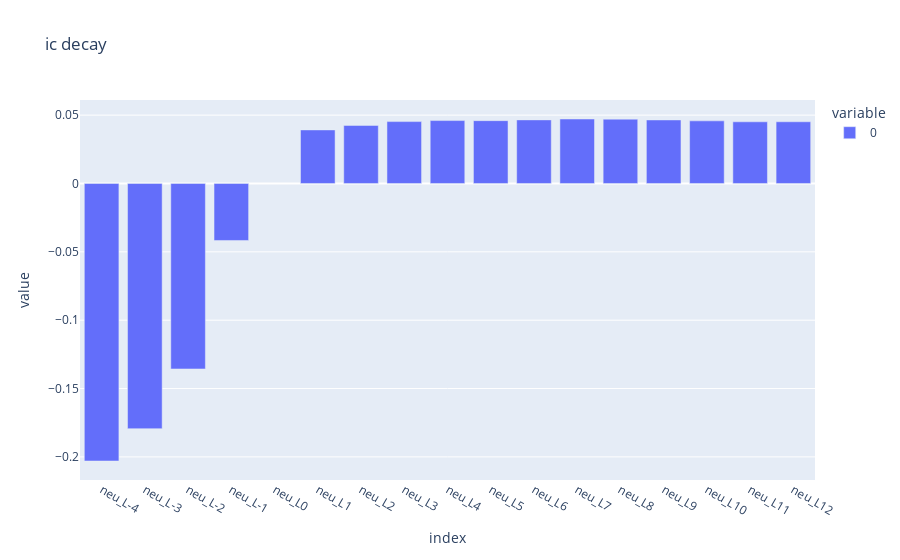
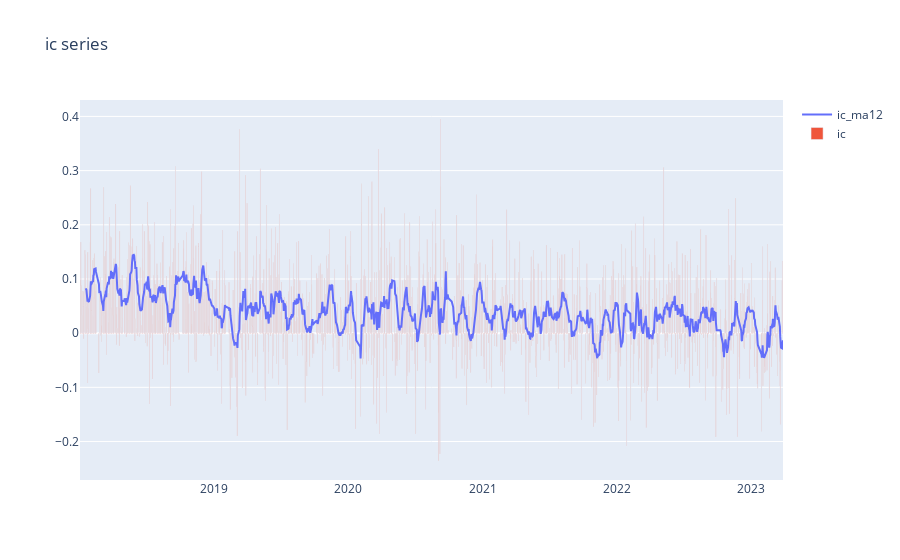
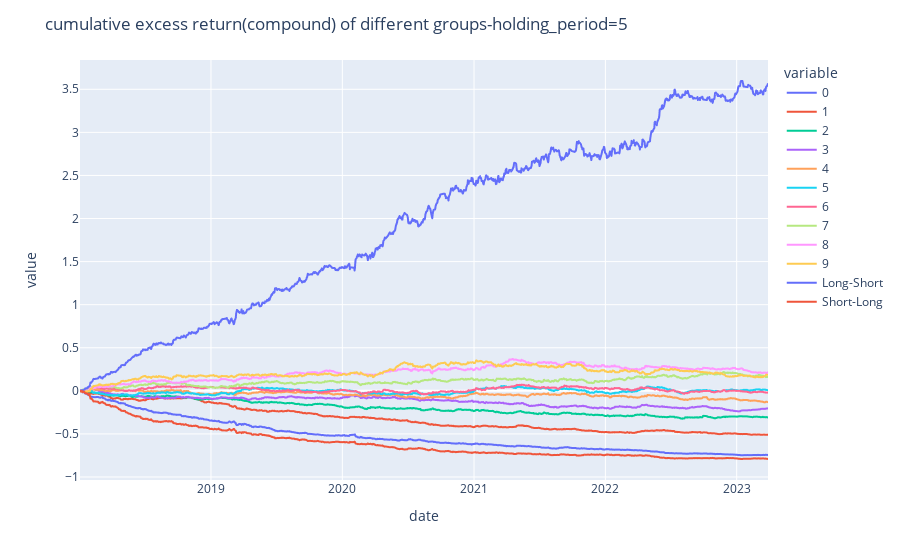
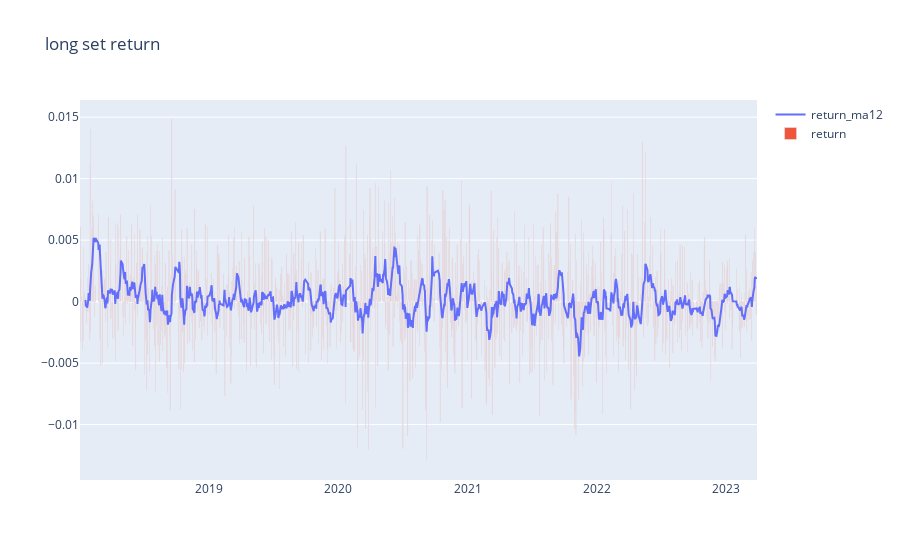

Here is the notebook cell these charts were saved with, in order:
### Code cell
report = fe.get_factor_detail_report(factor='neu',holding_period=5,groups=10,cost=0.0015,base='avg',universe=index_cons['zz500'],total=True,add_shift=1,excess_return=True)
summary_plot(report)

### Figure 1 — Plotly figure (JSON) as saved in the notebook; plotly's stock layout.template omitted (floating-point values rounded to 4 significant figures)
{"data": [{"alignmentgroup": "True", "hovertemplate": "variable=0<br>index=%{x}<br>value=%{y}<extra></extra>", "legendgroup": "0", "marker": {"color": "#636efa", "pattern": {"shape": ""}}, "name": "0", "offsetgroup": "0", "orientation": "v", "showlegend": true, "textposition": "auto", "type": "bar", "x": ["neu_L-4", "neu_L-3", "neu_L-2", "neu_L-1", "neu_L0", "neu_L1", "neu_L2", "neu_L3", "neu_L4", "neu_L5", "neu_L6", "neu_L7", "neu_L8", "neu_L9", "neu_L10", "neu_L11", "neu_L12"], "xaxis": "x", "y": [-0.203, -0.1793, -0.1357, -0.04169, null, 0.03918, 0.04247, 0.04526, 0.04602, 0.04596, 0.04653, 0.04717, 0.04706, 0.04647, 0.04581, 0.04512, 0.04514], "yaxis": "y"}], "layout": {"barmode": "relative", "legend": {"title": {"text": "variable"}, "tracegroupgap": 0}, "title": {"text": "ic decay"}, "xaxis": {"anchor": "y", "domain": [0, 1], "title": {"text": "index"}}, "yaxis": {"anchor": "x", "domain": [0, 1], "title": {"text": "value"}}}}

### Figure 2 — Plotly figure (JSON) as saved in the notebook; plotly's stock layout.template omitted (floating-point values rounded to 4 significant figures; data arrays with more than 128 entries replaced by an {"elided": "..."} marker saying what was removed)
{"data": [{"name": "ic_ma12", "type": "scatter", "x": {"elided": "1272 str values"}, "y": {"elided": "1272 float values"}}, {"name": "ic", "type": "bar", "x": {"elided": "1272 str values"}, "y": {"elided": "1272 float values"}}], "layout": {"title": {"text": "ic series"}, "xaxis": {"anchor": "y", "domain": [0, 1]}, "yaxis": {"anchor": "x", "domain": [0, 1]}}}

### Figure 3 — Plotly figure (JSON) as saved in the notebook; plotly's stock layout.template omitted (floating-point values rounded to 4 significant figures; data arrays with more than 128 entries replaced by an {"elided": "..."} marker saying what was removed)
{"data": [{"hovertemplate": "variable=0<br>date=%{x}<br>value=%{y}<extra></extra>", "legendgroup": "0", "line": {"color": "#636efa", "dash": "solid"}, "marker": {"symbol": "circle"}, "mode": "lines", "name": "0", "showlegend": true, "type": "scattergl", "x": {"elided": "1272 str values"}, "xaxis": "x", "y": {"elided": "1272 float values"}, "yaxis": "y"}, {"hovertemplate": "variable=1<br>date=%{x}<br>value=%{y}<extra></extra>", "legendgroup": "1", "line": {"color": "#EF553B", "dash": "solid"}, "marker": {"symbol": "circle"}, "mode": "lines", "name": "1", "showlegend": true, "type": "scattergl", "x": {"elided": "1272 str values"}, "xaxis": "x", "y": {"elided": "1272 float values"}, "yaxis": "y"}, {"hovertemplate": "variable=2<br>date=%{x}<br>value=%{y}<extra></extra>", "legendgroup": "2", "line": {"color": "#00cc96", "dash": "solid"}, "marker": {"symbol": "circle"}, "mode": "lines", "name": "2", "showlegend": true, "type": "scattergl", "x": {"elided": "1272 str values"}, "xaxis": "x", "y": {"elided": "1272 float values"}, "yaxis": "y"}, {"hovertemplate": "variable=3<br>date=%{x}<br>value=%{y}<extra></extra>", "legendgroup": "3", "line": {"color": "#ab63fa", "dash": "solid"}, "marker": {"symbol": "circle"}, "mode": "lines", "name": "3", "showlegend": true, "type": "scattergl", "x": {"elided": "1272 str values"}, "xaxis": "x", "y": {"elided": "1272 float values"}, "yaxis": "y"}, {"hovertemplate": "variable=4<br>date=%{x}<br>value=%{y}<extra></extra>", "legendgroup": "4", "line": {"color": "#FFA15A", "dash": "solid"}, "marker": {"symbol": "circle"}, "mode": "lines", "name": "4", "showlegend": true, "type": "scattergl", "x": {"elided": "1272 str values"}, "xaxis": "x", "y": {"elided": "1272 float values"}, "yaxis": "y"}, {"hovertemplate": "variable=5<br>date=%{x}<br>value=%{y}<extra></extra>", "legendgroup": "5", "line": {"color": "#19d3f3", "dash": "solid"}, "marker": {"symbol": "circle"}, "mode": "lines", "name": "5", "showlegend": true, "type": "scattergl", "x": {"elided": "1272 str values"}, "xaxis": "x", "y": {"elided": "1272 float values"}, "yaxis": "y"}, {"hovertemplate": "variable=6<br>date=%{x}<br>value=%{y}<extra></extra>", "legendgroup": "6", "line": {"color": "#FF6692", "dash": "solid"}, "marker": {"symbol": "circle"}, "mode": "lines", "name": "6", "showlegend": true, "type": "scattergl", "x": {"elided": "1272 str values"}, "xaxis": "x", "y": {"elided": "1272 float values"}, "yaxis": "y"}, {"hovertemplate": "variable=7<br>date=%{x}<br>value=%{y}<extra></extra>", "legendgroup": "7", "line": {"color": "#B6E880", "dash": "solid"}, "marker": {"symbol": "circle"}, "mode": "lines", "name": "7", "showlegend": true, "type": "scattergl", "x": {"elided": "1272 str values"}, "xaxis": "x", "y": {"elided": "1272 float values"}, "yaxis": "y"}, {"hovertemplate": "variable=8<br>date=%{x}<br>value=%{y}<extra></extra>", "legendgroup": "8", "line": {"color": "#FF97FF", "dash": "solid"}, "marker": {"symbol": "circle"}, "mode": "lines", "name": "8", "showlegend": true, "type": "scattergl", "x": {"elided": "1272 str values"}, "xaxis": "x", "y": {"elided": "1272 float values"}, "yaxis": "y"}, {"hovertemplate": "variable=9<br>date=%{x}<br>value=%{y}<extra></extra>", "legendgroup": "9", "line": {"color": "#FECB52", "dash": "solid"}, "marker": {"symbol": "circle"}, "mode": "lines", "name": "9", "showlegend": true, "type": "scattergl", "x": {"elided": "1272 str values"}, "xaxis": "x", "y": {"elided": "1272 float values"}, "yaxis": "y"}, {"hovertemplate": "variable=Long-Short<br>date=%{x}<br>value=%{y}<extra></extra>", "legendgroup": "Long-Short", "line": {"color": "#636efa", "dash": "solid"}, "marker": {"symbol": "circle"}, "mode": "lines", "name": "Long-Short", "showlegend": true, "type": "scattergl", "x": {"elided": "1272 str values"}, "xaxis": "x", "y": {"elided": "1272 float values"}, "yaxis": "y"}, {"hovertemplate": "variable=Short-Long<br>date=%{x}<br>value=%{y}<extra></extra>", "legendgroup": "Short-Long", "line": {"color": "#EF553B", "dash": "solid"}, "marker": {"symbol": "circle"}, "mode": "lines", "name": "Short-Long", "showlegend": true, "type": "scattergl", "x": {"elided": "1272 str values"}, "xaxis": "x", "y": {"elided": "1272 float values"}, "yaxis": "y"}], "layout": {"legend": {"title": {"text": "variable"}, "tracegroupgap": 0}, "margin": {"t": 60}, "title": {"text": "cumulative excess return(compound) of different groups-holding_period=5"}, "xaxis": {"anchor": "y", "domain": [0, 1], "title": {"text": "date"}}, "yaxis": {"anchor": "x", "domain": [0, 1], "title": {"text": "value"}}}}

### Figure 4 — Plotly figure (JSON) as saved in the notebook; plotly's stock layout.template omitted (floating-point values rounded to 4 significant figures; data arrays with more than 128 entries replaced by an {"elided": "..."} marker saying what was removed)
{"data": [{"name": "return_ma12", "type": "scatter", "x": {"elided": "1272 str values"}, "y": {"elided": "1272 float values"}}, {"name": "return", "type": "bar", "x": {"elided": "1272 str values"}, "y": {"elided": "1272 float values"}}], "layout": {"title": {"text": "long set return"}, "xaxis": {"anchor": "y", "domain": [0, 1]}, "yaxis": {"anchor": "x", "domain": [0, 1]}}}
